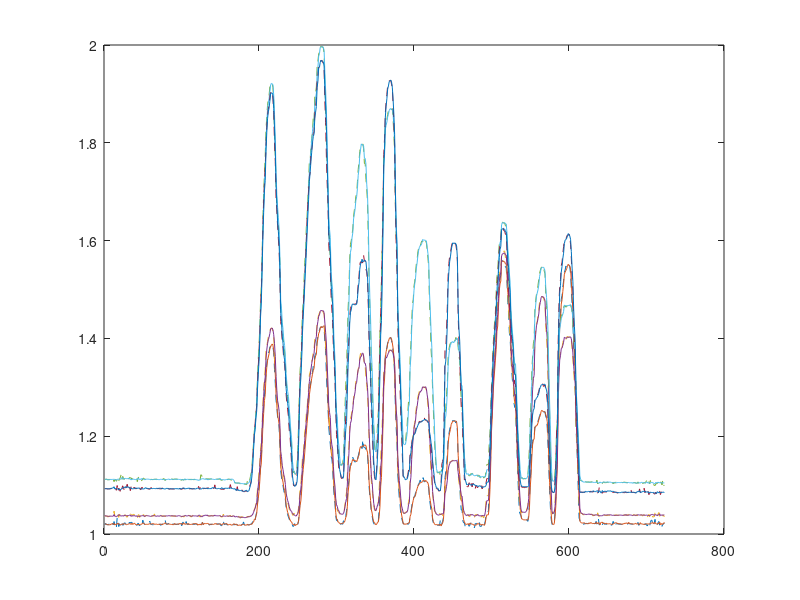
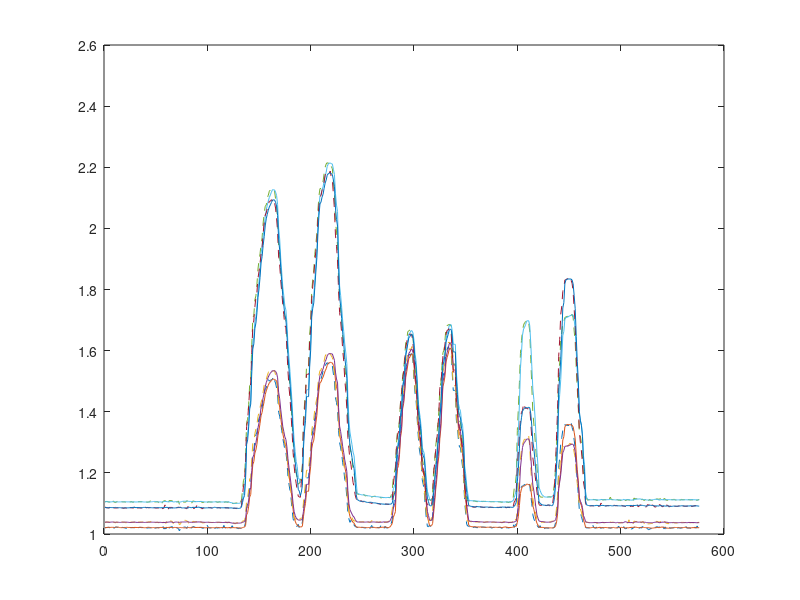
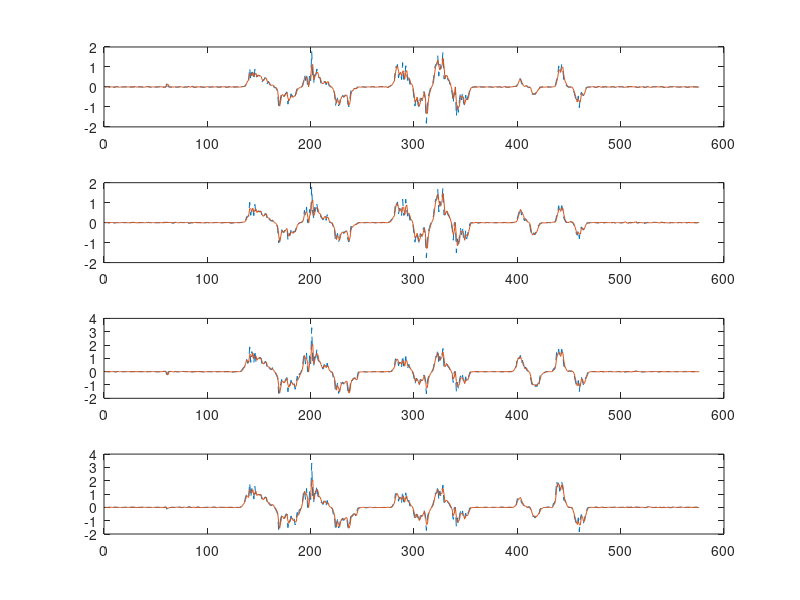
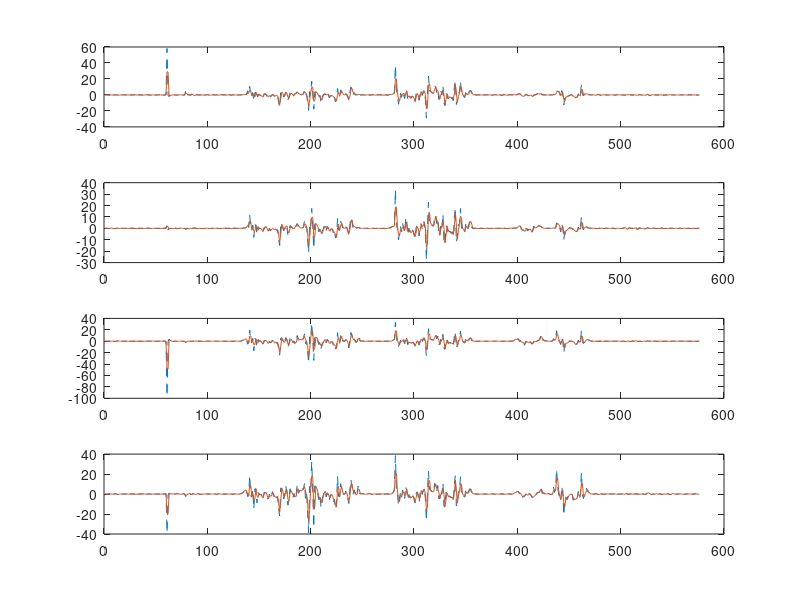

MATLAB code to generate these figures, in order:
clear all
close all
clc
fprintf( 'Loading... \n' );
load('raw_filter_design2.mat');
fprintf( 'Data loaded \n' );

figure(1)
for i =2:5
plot(data3(:,i),'--')
hold on
plot(data3(:,i+4))
hold on
end

fprintf( 'Loading... \n' );
load('raw_filter_design3.mat');
fprintf( 'Data loaded \n' );

figure(2)
for i =2:5
plot(data1(:,i),'--')
hold on
plot(data1(:,i+4))
hold on
end
%%
v_mat = zeros(length(data1),4);
a_mat = v_mat;
v_mat(2:end,:) = (data1(2:end,6:9)- data1(1:end-1,6:9))./(data1(2:end,1)- data1(1:end-1,1));

windowSize = 2; 
b = (1/windowSize)*ones(1,windowSize);
a = 1;
for i =1:4
f_vmat(:,i)=filter(b,a,v_mat(:,i));
hold on
end
a_mat(2:end,:) = (f_vmat(2:end,:)- f_vmat(1:end-1,:))./(data1(2:end,1)- data1(1:end-1,1));
%%
figure(3)
for i =1:4
    subplot(4,1,i)
plot(v_mat(:,i),'--')
hold on
plot(filter(b,a,v_mat(:,i)))
hold on
end

figure(4)
for i =1:4
    subplot(4,1,i)
plot(a_mat(:,i),'--')
hold on
plot(filter(b,a,a_mat(:,i)))
hold on
end